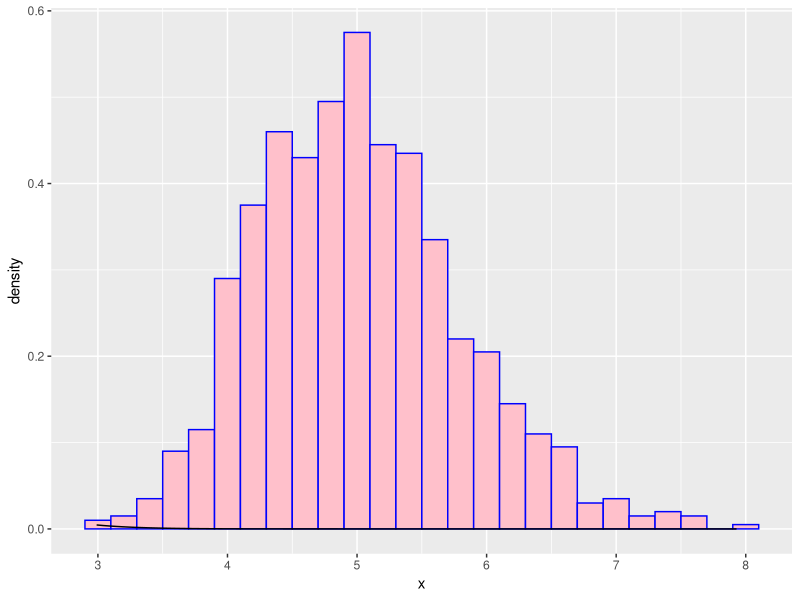

R code for this plot:
## ---- chunk 1
library(knitr)
opts_chunk$set(fig.width=12, fig.height=4, fig.path='RmdFigs/',
               warning=FALSE, message=FALSE)
## ---- chunk 2
set.seed(800)
lambda <- 0.2

# to investigate 40 samples based on 1000 simulations
nSam <- 40
nSim <- 1:1000

# average of 40 samples
Means <- data.frame(x = sapply(nSim, function(x) {
    mean(rexp(nSam, lambda))
}))

## ---- chunk 3
mean(Means$x) 
## ---- chunk 4
1/lambda   
## ---- chunk 5
var(Means$x)    
## ---- chunk 6
((1/lambda)/sqrt(nSam))^2   
## ---- chunk 7
library(ggplot2)
ggplot(data = Means, aes(x = x)) + geom_histogram(aes(y = ..density..), fill = I("pink"), 
    binwidth = 0.2, color = I("blue")) + stat_function(fun = dnorm, arg = list(mean = 5, 
    sd = sd(Means$x)))

